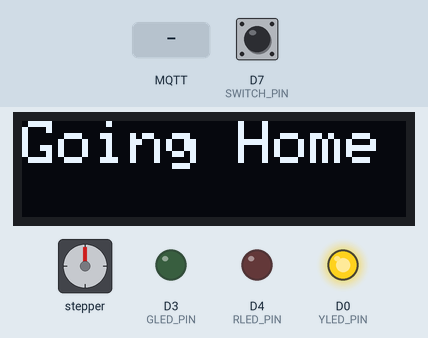
A sketch run on a simulated ESP8266 (NodeMCU). On the bench: 128×32 one-colour display, stepper motor, output pins drawn as LEDs (lit = HIGH). The test bench sets the inputs (shaded band); at power-on: D7 (SWITCH_PIN) HIGH. No MQTT or app messages arrive unless stated; stepper angles assume 200 steps per turn; what the sketch prints to the serial monitor is not drawn.

Above: at 8.0 s.
8.1 s: D7 (SWITCH_PIN) pulled LOW for 0.15 s
At 8.6 s:
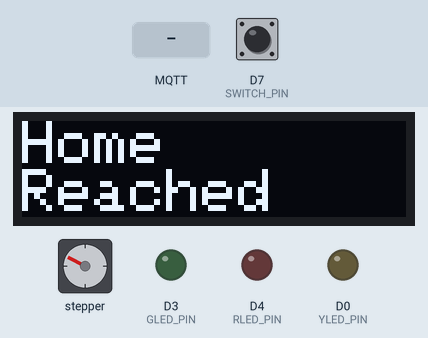
11.2 s: MQTT message "SetValue" arrives on the first subscribed topic
At 11.8 s:
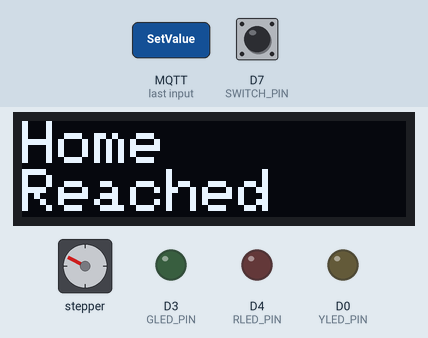
12.8 s: MQTT message "L" arrives on the first subscribed topic
At 14.1 s:
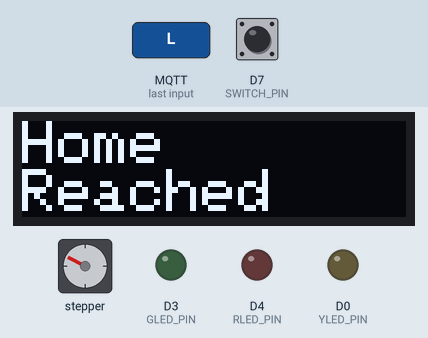
14.4 s: MQTT message "Z" arrives on the first subscribed topic
At 15.5 s:
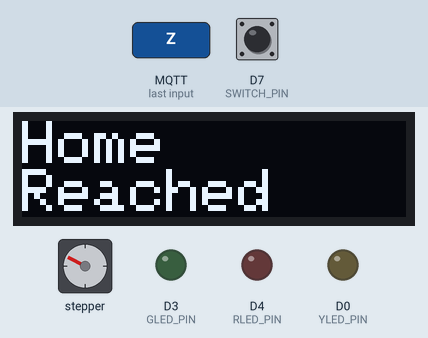
Timing chart, 0 to 17.0 s (numbered marks = the images above; inputs shaded):
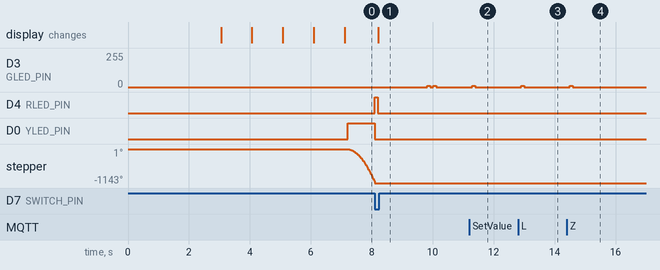

The sketch:

limenos_sortxpert.ino
```cpp
//////////////////////////////////////////////////////////////////////////////////////////////////////////////////////////////////////////////////////////////////
// RESEARCH DRIVEN PROJECT - RWTH - CONSTRUCTION ROBOTICS
//
// CREATORS: Görkem Can Ertemli, Gizem Erekinci Altan, Georgi Tsakov
//////////////////////////////////////////////////////////////////////////////////////////////////////////////////////////////////////////////////////////////////

//////////////////////////////////////////////////////////////////////////////////////////////////////////////////////////////////////////////////////////////////
//
// INCLUSIONS / LIBRARIES
//
//////////////////////////////////////////////////////////////////////////////////////////////////////////////////////////////////////////////////////////////////

#include <AccelStepper.h>
#include <ArduinoJson.h>
#include "EspMQTTClient.h"
#include <SPI.h>
#include <Wire.h>
#include <Adafruit_GFX.h>
#include <Adafruit_SSD1306.h>


//////////////////////////////////////////////////////////////////////////////////////////////////////////////////////////////////////////////////////////////////
//
// Wifi and MQTT Data
// Please Change according to your wifi setup
//////////////////////////////////////////////////////////////////////////////////////////////////////////////////////////////////////////////////////////////////

EspMQTTClient client(
  "Limenos",                      // Wifi Name
  "prototype",                    // Wifi Password
  "mqtt-dashboard.com",           // MQTT Broker server ip local / "127.0.0.1" for localhosting
  "rdp_rebardev",                 // Client name that uniquely identify your device
  1883                            // The MQTT port, default to 1883. this line can be omitted
);


//////////////////////////////////////////////////////////////////////////////////////////////////////////////////////////////////////////////////////////////////
//
// Defs
//
//////////////////////////////////////////////////////////////////////////////////////////////////////////////////////////////////////////////////////////////////

#define DIR_PIN D6                // DIR
#define STEP_PIN D5               // STEP
#define SWITCH_PIN D7             // Limit Switch

#define YLED_PIN D0               // Yellow LED
#define GLED_PIN D3               // Green LED
#define RLED_PIN D4               // RED LED

#define SCREEN_WIDTH 128          // OLED display width, in pixels
#define SCREEN_HEIGHT 32          // OLED display height, in pixels

// Declaration for an SSD1306 display connected to I2C (SDA, SCL pins)
// The pins for I2C are defined by the Wire-library.
// On an arduino UNO:       A4(SDA), A5(SCL)
// On an arduino MEGA 2560: 20(SDA), 21(SCL)
// On an arduino LEONARDO:   2(SDA),  3(SCL), ...

// On an NodeMCU:   D2(SDA),  D1(SCK), ...

#define OLED_RESET     -1         // Reset pin # (or -1 if sharing Arduino reset pin)
#define SCREEN_ADDRESS 0x3C       // < See datasheet for Address; 0x3D for 128x64, 0x3C for 128x32
Adafruit_SSD1306 display(SCREEN_WIDTH, SCREEN_HEIGHT, &Wire, OLED_RESET);

// Values
long int ACCL;                    // Acceleration
long int MAX_SPEED;               // Top speed
String value;
String command;


// Logo definition
// Here we are creating a bitmap of our logo to animate it on the screen
#define LOGO_HEIGHT   32
#define LOGO_WIDTH    128
const unsigned char logo_bmp[] = {
0xff, 0xff, 0xff, 0xff, 0xff, 0xff, 0xff, 0xff, 0xff, 0xff, 0xff, 0xff, 0xff, 0xff, 0xff, 0xff,
0xff, 0xff, 0xff, 0xff, 0xff, 0xff, 0xff, 0xff, 0xff, 0xff, 0xff, 0xff, 0xff, 0xff, 0xff, 0xff,
0xff, 0xff, 0xff, 0xff, 0xff, 0xff, 0xff, 0xff, 0xff, 0xff, 0xff, 0xff, 0xff, 0xff, 0xff, 0xff,
0xff, 0xff, 0xff, 0xff, 0xff, 0xff, 0xff, 0xff, 0xff, 0xff, 0xff, 0xff, 0xff, 0xff, 0xff, 0xff,
0xff, 0xff, 0xff, 0x8f, 0xff, 0xff, 0xff, 0xff, 0xff, 0xff, 0xff, 0xff, 0xff, 0xff, 0xff, 0xff,
0xff, 0xff, 0xff, 0x00, 0x7f, 0xff, 0xff, 0xff, 0xff, 0xff, 0xfc, 0x0f, 0xff, 0xff, 0xff, 0xff,
0xff, 0xff, 0xfe, 0x00, 0x03, 0xff, 0xff, 0xff, 0xff, 0xff, 0xf0, 0x00, 0x1f, 0xff, 0xff, 0xff,
0xff, 0xff, 0xfc, 0x00, 0x00, 0x7f, 0xf0, 0x00, 0x00, 0x3f, 0xf0, 0x00, 0x00, 0x7f, 0xff, 0xff,
0xff, 0xff, 0xfc, 0x00, 0x00, 0x3f, 0xf0, 0x00, 0x00, 0x3f, 0xf0, 0x00, 0x00, 0x1f, 0xff, 0xff,
0xff, 0xff, 0xfc, 0x00, 0x00, 0x3f, 0xf0, 0x00, 0x00, 0x3f, 0xe0, 0x00, 0x00, 0x1f, 0xff, 0xff,
0xff, 0xff, 0xfc, 0x00, 0x00, 0x3f, 0xf0, 0x00, 0x00, 0x3f, 0xc0, 0x00, 0x00, 0x1f, 0xff, 0xff,
0xff, 0xff, 0xfc, 0xe0, 0x07, 0x3f, 0xf1, 0xc0, 0x0e, 0x3f, 0xc0, 0x3f, 0xf8, 0x1f, 0xff, 0xff,
0xff, 0xff, 0xfc, 0xff, 0xff, 0x3f, 0xf1, 0xff, 0xfe, 0x3f, 0xc0, 0x7f, 0xfc, 0x1f, 0xff, 0xff,
0xff, 0xff, 0xfc, 0xff, 0xff, 0x3f, 0xf1, 0xff, 0xfe, 0x3f, 0xc1, 0xff, 0xfe, 0x1f, 0xff, 0xff,
0xff, 0xff, 0xfc, 0x01, 0x80, 0x3f, 0xf1, 0xff, 0xfe, 0x3f, 0xc3, 0xff, 0xff, 0x1f, 0xff, 0xff,
0xff, 0xff, 0xf0, 0x7d, 0xbe, 0x0f, 0xe1, 0x07, 0x82, 0x1f, 0xc3, 0x07, 0x83, 0x1f, 0xff, 0xff,
0xff, 0xff, 0xf4, 0x7c, 0x3e, 0x2f, 0xe9, 0xd7, 0xea, 0x5f, 0xc3, 0x6f, 0xb7, 0x1f, 0xff, 0xff,
0xff, 0xff, 0xf4, 0x7d, 0xbe, 0x2f, 0xe9, 0xc7, 0xe2, 0x5f, 0xc3, 0x0f, 0x87, 0x1f, 0xff, 0xff,
0xff, 0xff, 0xf8, 0x01, 0x80, 0x1f, 0xf1, 0xff, 0xfe, 0x3f, 0xc3, 0xff, 0xff, 0x1f, 0xff, 0xff,
0xff, 0xff, 0xfc, 0xf0, 0x07, 0x3f, 0xf9, 0xff, 0xfe, 0x7f, 0xc3, 0xff, 0xff, 0x1f, 0xff, 0xff,
0xff, 0xff, 0xfc, 0x00, 0x00, 0x3f, 0xf9, 0xe0, 0x1e, 0x7f, 0xc3, 0xf0, 0x3f, 0x0f, 0xff, 0xff,
0xff, 0xff, 0xfc, 0x07, 0xe0, 0x3f, 0xf9, 0xff, 0xfe, 0x7f, 0xc3, 0xff, 0xff, 0x0f, 0xff, 0xff,
0xff, 0xff, 0xfc, 0x00, 0x00, 0x3f, 0xf8, 0x00, 0x00, 0x7f, 0xc0, 0x00, 0x00, 0x0d, 0xff, 0xff,
0xff, 0xff, 0xfe, 0x00, 0x00, 0x7f, 0xff, 0xff, 0xff, 0xff, 0x43, 0xff, 0xff, 0x01, 0xff, 0xff,
0xff, 0xff, 0xfe, 0x00, 0x00, 0x7f, 0xff, 0xff, 0xff, 0xff, 0x03, 0xff, 0xff, 0x81, 0xff, 0xff,
0xff, 0xff, 0xfe, 0x00, 0x00, 0x7f, 0xff, 0xff, 0xff, 0xff, 0x03, 0xff, 0xff, 0x83, 0xff, 0xff,
0xff, 0xff, 0xff, 0xc0, 0x03, 0xff, 0xff, 0xff, 0xff, 0xff, 0x0f, 0xff, 0xff, 0xff, 0xff, 0xff,
0xff, 0xff, 0xff, 0xff, 0xff, 0xff, 0xff, 0xff, 0xff, 0xff, 0xff, 0xff, 0xff, 0xff, 0xff, 0xff,
0xff, 0xff, 0xff, 0xff, 0xff, 0xff, 0xff, 0xff, 0xff, 0xff, 0xff, 0xff, 0xff, 0xff, 0xff, 0xff,
0xff, 0xff, 0xff, 0xff, 0xff, 0xff, 0xff, 0xff, 0xff, 0xff, 0xff, 0xff, 0xff, 0xff, 0xff, 0xff,
0xff, 0xff, 0xff, 0xff, 0xff, 0xff, 0xff, 0xff, 0xff, 0xff, 0xff, 0xff, 0xff, 0xff, 0xff, 0xff,
0xff, 0xff, 0xff, 0xff, 0xff, 0xff, 0xff, 0xff, 0xff, 0xff, 0xff, 0xff, 0xff, 0xff, 0xff, 0xff
};

const unsigned char log_1[] = {
0xff, 0xff, 0xff, 0xff, 0xff, 0xff, 0xff, 0xff, 0xff, 0xff, 0xff, 0xff, 0xff, 0xff, 0xff, 0xff,
0xff, 0xff, 0xff, 0xff, 0xff, 0xff, 0xff, 0xff, 0xff, 0xff, 0xff, 0xff, 0xff, 0xff, 0xff, 0xff,
0xff, 0xff, 0xff, 0xff, 0xff, 0xff, 0xff, 0xff, 0xff, 0xff, 0xff, 0xff, 0xff, 0xff, 0xff, 0xff,
0xff, 0xff, 0xff, 0xff, 0xff, 0xff, 0xff, 0xff, 0xff, 0xff, 0xff, 0xff, 0xff, 0xff, 0xff, 0xff,
0xff, 0xff, 0xff, 0x8f, 0xff, 0xff, 0xff, 0xff, 0xff, 0xff, 0xff, 0xff, 0xff, 0xff, 0xff, 0xff,
0xff, 0xff, 0xff, 0x00, 0x7f, 0xff, 0xff, 0xff, 0xff, 0xff, 0xff, 0xff, 0xff, 0xff, 0xff, 0xff,
0xff, 0xff, 0xfe, 0x00, 0x03, 0xff, 0xff, 0xff, 0xff, 0xff, 0xff, 0xff, 0xff, 0xff, 0xff, 0xff,
0xff, 0xff, 0xfc, 0x00, 0x00, 0x7f, 0xff, 0xff, 0xff, 0xff, 0xff, 0xff, 0xff, 0xff, 0xff, 0xff,
0xff, 0xff, 0xfc, 0x00, 0x00, 0x3f, 0xff, 0xff, 0xff, 0xff, 0xff, 0xff, 0xff, 0xff, 0xff, 0xff,
0xff, 0xff, 0xfc, 0x00, 0x00, 0x3f, 0xff, 0xff, 0xff, 0xff, 0xff, 0xff, 0xff, 0xff, 0xff, 0xff,
0xff, 0xff, 0xfc, 0x00, 0x00, 0x3f, 0xff, 0xff, 0xff, 0xff, 0xff, 0xff, 0xff, 0xff, 0xff, 0xff,
0xff, 0xff, 0xfc, 0xe0, 0x07, 0x3f, 0xff, 0xff, 0xff, 0xff, 0xff, 0xff, 0xff, 0xff, 0xff, 0xff,
0xff, 0xff, 0xfc, 0xff, 0xff, 0x3f, 0xff, 0xff, 0xff, 0xff, 0xff, 0xff, 0xff, 0xff, 0xff, 0xff,
0xff, 0xff, 0xfc, 0xff, 0xff, 0x3f, 0xff, 0xff, 0xff, 0xff, 0xff, 0xff, 0xff, 0xff, 0xff, 0xff,
0xff, 0xff, 0xfc, 0x01, 0x80, 0x3f, 0xff, 0xff, 0xff, 0xff, 0xff, 0xff, 0xff, 0xff, 0xff, 0xff,
0xff, 0xff, 0xf0, 0x7d, 0xbe, 0x0f, 0xff, 0xff, 0xff, 0xff, 0xff, 0xff, 0xff, 0xff, 0xff, 0xff,
0xff, 0xff, 0xf4, 0x7c, 0x3e, 0x2f, 0xff, 0xff, 0xff, 0xff, 0xff, 0xff, 0xff, 0xff, 0xff, 0xff,
0xff, 0xff, 0xf4, 0x7d, 0xbe, 0x2f, 0xff, 0xff, 0xff, 0xff, 0xff, 0xff, 0xff, 0xff, 0xff, 0xff,
0xff, 0xff, 0xf8, 0x01, 0x80, 0x1f, 0xff, 0xff, 0xff, 0xff, 0xff, 0xff, 0xff, 0xff, 0xff, 0xff,
0xff, 0xff, 0xfc, 0xf0, 0x07, 0x3f, 0xff, 0xff, 0xff, 0xff, 0xff, 0xff, 0xff, 0xff, 0xff, 0xff,
0xff, 0xff, 0xfc, 0x00, 0x00, 0x3f, 0xff, 0xff, 0xff, 0xff, 0xff, 0xff, 0xff, 0xff, 0xff, 0xff,
0xff, 0xff, 0xfc, 0x07, 0xe0, 0x3f, 0xff, 0xff, 0xff, 0xff, 0xff, 0xff, 0xff, 0xff, 0xff, 0xff,
0xff, 0xff, 0xfc, 0x00, 0x00, 0x3f, 0xff, 0xff, 0xff, 0xff, 0xff, 0xff, 0xff, 0xff, 0xff, 0xff,
0xff, 0xff, 0xfe, 0x00, 0x00, 0x7f, 0xff, 0xff, 0xff, 0xff, 0xff, 0xff, 0xff, 0xff, 0xff, 0xff,
0xff, 0xff, 0xfe, 0x00, 0x00, 0x7f, 0xff, 0xff, 0xff, 0xff, 0xff, 0xff, 0xff, 0xff, 0xff, 0xff,
0xff, 0xff, 0xfe, 0x00, 0x00, 0x7f, 0xff, 0xff, 0xff, 0xff, 0xff, 0xff, 0xff, 0xff, 0xff, 0xff,
0xff, 0xff, 0xff, 0xc0, 0x03, 0xff, 0xff, 0xff, 0xff, 0xff, 0xff, 0xff, 0xff, 0xff, 0xff, 0xff,
0xff, 0xff, 0xff, 0xff, 0xff, 0xff, 0xff, 0xff, 0xff, 0xff, 0xff, 0xff, 0xff, 0xff, 0xff, 0xff,
0xff, 0xff, 0xff, 0xff, 0xff, 0xff, 0xff, 0xff, 0xff, 0xff, 0xff, 0xff, 0xff, 0xff, 0xff, 0xff,
0xff, 0xff, 0xff, 0xff, 0xff, 0xff, 0xff, 0xff, 0xff, 0xff, 0xff, 0xff, 0xff, 0xff, 0xff, 0xff,
0xff, 0xff, 0xff, 0xff, 0xff, 0xff, 0xff, 0xff, 0xff, 0xff, 0xff, 0xff, 0xff, 0xff, 0xff, 0xff,
0xff, 0xff, 0xff, 0xff, 0xff, 0xff, 0xff, 0xff, 0xff, 0xff, 0xff, 0xff, 0xff, 0xff, 0xff, 0xff
};

const unsigned char log_2[] = {
0xff, 0xff, 0xff, 0xff, 0xff, 0xff, 0xff, 0xff, 0xff, 0xff, 0xff, 0xff, 0xff, 0xff, 0xff, 0xff,
0xff, 0xff, 0xff, 0xff, 0xff, 0xff, 0xff, 0xff, 0xff, 0xff, 0xff, 0xff, 0xff, 0xff, 0xff, 0xff,
0xff, 0xff, 0xff, 0xff, 0xff, 0xff, 0xff, 0xff, 0xff, 0xff, 0xff, 0xff, 0xff, 0xff, 0xff, 0xff,
0xff, 0xff, 0xff, 0xff, 0xff, 0xff, 0xff, 0xff, 0xff, 0xff, 0xff, 0xff, 0xff, 0xff, 0xff, 0xff,
0xff, 0xff, 0xff, 0xff, 0xff, 0xff, 0xff, 0xff, 0xff, 0xff, 0xff, 0xff, 0xff, 0xff, 0xff, 0xff,
0xff, 0xff, 0xff, 0xff, 0xff, 0xff, 0xff, 0xff, 0xff, 0xff, 0xff, 0xff, 0xff, 0xff, 0xff, 0xff,
0xff, 0xff, 0xff, 0xff, 0xff, 0xff, 0xff, 0xff, 0xff, 0xff, 0xff, 0xff, 0xff, 0xff, 0xff, 0xff,
0xff, 0xff, 0xff, 0xff, 0xff, 0xff, 0xf0, 0x00, 0x00, 0x3f, 0xff, 0xff, 0xff, 0xff, 0xff, 0xff,
0xff, 0xff, 0xff, 0xff, 0xff, 0xff, 0xf0, 0x00, 0x00, 0x3f, 0xff, 0xff, 0xff, 0xff, 0xff, 0xff,
0xff, 0xff, 0xff, 0xff, 0xff, 0xff, 0xf0, 0x00, 0x00, 0x3f, 0xff, 0xff, 0xff, 0xff, 0xff, 0xff,
0xff, 0xff, 0xff, 0xff, 0xff, 0xff, 0xf0, 0x00, 0x00, 0x3f, 0xff, 0xff, 0xff, 0xff, 0xff, 0xff,
0xff, 0xff, 0xff, 0xff, 0xff, 0xff, 0xf1, 0xc0, 0x0e, 0x3f, 0xff, 0xff, 0xff, 0xff, 0xff, 0xff,
0xff, 0xff, 0xff, 0xff, 0xff, 0xff, 0xf1, 0xff, 0xfe, 0x3f, 0xff, 0xff, 0xff, 0xff, 0xff, 0xff,
0xff, 0xff, 0xff, 0xff, 0xff, 0xff, 0xf1, 0xff, 0xfe, 0x3f, 0xff, 0xff, 0xff, 0xff, 0xff, 0xff,
0xff, 0xff, 0xff, 0xff, 0xff, 0xff, 0xf1, 0xff, 0xfe, 0x3f, 0xff, 0xff, 0xff, 0xff, 0xff, 0xff,
0xff, 0xff, 0xff, 0xff, 0xff, 0xff, 0xe1, 0x07, 0x82, 0x1f, 0xff, 0xff, 0xff, 0xff, 0xff, 0xff,
0xff, 0xff, 0xff, 0xff, 0xff, 0xff, 0xe9, 0xd7, 0xea, 0x5f, 0xff, 0xff, 0xff, 0xff, 0xff, 0xff,
0xff, 0xff, 0xff, 0xff, 0xff, 0xff, 0xe9, 0xc7, 0xe2, 0x5f, 0xff, 0xff, 0xff, 0xff, 0xff, 0xff,
0xff, 0xff, 0xff, 0xff, 0xff, 0xff, 0xf1, 0xff, 0xfe, 0x3f, 0xff, 0xff, 0xff, 0xff, 0xff, 0xff,
0xff, 0xff, 0xff, 0xff, 0xff, 0xff, 0xf9, 0xff, 0xfe, 0x7f, 0xff, 0xff, 0xff, 0xff, 0xff, 0xff,
0xff, 0xff, 0xff, 0xff, 0xff, 0xff, 0xf9, 0xe0, 0x1e, 0x7f, 0xff, 0xff, 0xff, 0xff, 0xff, 0xff,
0xff, 0xff, 0xff, 0xff, 0xff, 0xff, 0xf9, 0xff, 0xfe, 0x7f, 0xff, 0xff, 0xff, 0xff, 0xff, 0xff,
0xff, 0xff, 0xff, 0xff, 0xff, 0xff, 0xf8, 0x00, 0x00, 0x7f, 0xff, 0xff, 0xff, 0xff, 0xff, 0xff,
0xff, 0xff, 0xff, 0xff, 0xff, 0xff, 0xff, 0xff, 0xff, 0xff, 0xff, 0xff, 0xff, 0xff, 0xff, 0xff,
0xff, 0xff, 0xff, 0xff, 0xff, 0xff, 0xff, 0xff, 0xff, 0xff, 0xff, 0xff, 0xff, 0xff, 0xff, 0xff,
0xff, 0xff, 0xff, 0xff, 0xff, 0xff, 0xff, 0xff, 0xff, 0xff, 0xff, 0xff, 0xff, 0xff, 0xff, 0xff,
0xff, 0xff, 0xff, 0xff, 0xff, 0xff, 0xff, 0xff, 0xff, 0xff, 0xff, 0xff, 0xff, 0xff, 0xff, 0xff,
0xff, 0xff, 0xff, 0xff, 0xff, 0xff, 0xff, 0xff, 0xff, 0xff, 0xff, 0xff, 0xff, 0xff, 0xff, 0xff,
0xff, 0xff, 0xff, 0xff, 0xff, 0xff, 0xff, 0xff, 0xff, 0xff, 0xff, 0xff, 0xff, 0xff, 0xff, 0xff,
0xff, 0xff, 0xff, 0xff, 0xff, 0xff, 0xff, 0xff, 0xff, 0xff, 0xff, 0xff, 0xff, 0xff, 0xff, 0xff,
0xff, 0xff, 0xff, 0xff, 0xff, 0xff, 0xff, 0xff, 0xff, 0xff, 0xff, 0xff, 0xff, 0xff, 0xff, 0xff,
0xff, 0xff, 0xff, 0xff, 0xff, 0xff, 0xff, 0xff, 0xff, 0xff, 0xff, 0xff, 0xff, 0xff, 0xff, 0xff
};

const unsigned char log_3[] = {
0xff, 0xff, 0xff, 0xff, 0xff, 0xff, 0xff, 0xff, 0xff, 0xff, 0xff, 0xff, 0xff, 0xff, 0xff, 0xff,
0xff, 0xff, 0xff, 0xff, 0xff, 0xff, 0xff, 0xff, 0xff, 0xff, 0xff, 0xff, 0xff, 0xff, 0xff, 0xff,
0xff, 0xff, 0xff, 0xff, 0xff, 0xff, 0xff, 0xff, 0xff, 0xff, 0xff, 0xff, 0xff, 0xff, 0xff, 0xff,
0xff, 0xff, 0xff, 0xff, 0xff, 0xff, 0xff, 0xff, 0xff, 0xff, 0xff, 0xff, 0xff, 0xff, 0xff, 0xff,
0xff, 0xff, 0xff, 0xff, 0xff, 0xff, 0xff, 0xff, 0xff, 0xff, 0xff, 0xff, 0xff, 0xff, 0xff, 0xff,
0xff, 0xff, 0xff, 0xff, 0xff, 0xff, 0xff, 0xff, 0xff, 0xff, 0xfc, 0x0f, 0xff, 0xff, 0xff, 0xff,
0xff, 0xff, 0xff, 0xff, 0xff, 0xff, 0xff, 0xff, 0xff, 0xff, 0xf0, 0x00, 0x1f, 0xff, 0xff, 0xff,
0xff, 0xff, 0xff, 0xff, 0xff, 0xff, 0xff, 0xff, 0xff, 0xff, 0xf0, 0x00, 0x00, 0x7f, 0xff, 0xff,
0xff, 0xff, 0xff, 0xff, 0xff, 0xff, 0xff, 0xff, 0xff, 0xff, 0xf0, 0x00, 0x00, 0x1f, 0xff, 0xff,
0xff, 0xff, 0xff, 0xff, 0xff, 0xff, 0xff, 0xff, 0xff, 0xff, 0xe0, 0x00, 0x00, 0x1f, 0xff, 0xff,
0xff, 0xff, 0xff, 0xff, 0xff, 0xff, 0xff, 0xff, 0xff, 0xff, 0xc0, 0x00, 0x00, 0x1f, 0xff, 0xff,
0xff, 0xff, 0xff, 0xff, 0xff, 0xff, 0xff, 0xff, 0xff, 0xff, 0xc0, 0x3f, 0xf8, 0x1f, 0xff, 0xff,
0xff, 0xff, 0xff, 0xff, 0xff, 0xff, 0xff, 0xff, 0xff, 0xff, 0xc0, 0x7f, 0xfc, 0x1f, 0xff, 0xff,
0xff, 0xff, 0xff, 0xff, 0xff, 0xff, 0xff, 0xff, 0xff, 0xff, 0xc1, 0xff, 0xfe, 0x1f, 0xff, 0xff,
0xff, 0xff, 0xff, 0xff, 0xff, 0xff, 0xff, 0xff, 0xff, 0xff, 0xc3, 0xff, 0xff, 0x1f, 0xff, 0xff,
0xff, 0xff, 0xff, 0xff, 0xff, 0xff, 0xff, 0xff, 0xff, 0xff, 0xc3, 0x07, 0x83, 0x1f, 0xff, 0xff,
0xff, 0xff, 0xff, 0xff, 0xff, 0xff, 0xff, 0xff, 0xff, 0xff, 0xc3, 0x6f, 0xb7, 0x1f, 0xff, 0xff,
0xff, 0xff, 0xff, 0xff, 0xff, 0xff, 0xff, 0xff, 0xff, 0xff, 0xc3, 0x0f, 0x87, 0x1f, 0xff, 0xff,
0xff, 0xff, 0xff, 0xff, 0xff, 0xff, 0xff, 0xff, 0xff, 0xff, 0xc3, 0xff, 0xff, 0x1f, 0xff, 0xff,
0xff, 0xff, 0xff, 0xff, 0xff, 0xff, 0xff, 0xff, 0xff, 0xff, 0xc3, 0xff, 0xff, 0x1f, 0xff, 0xff,
0xff, 0xff, 0xff, 0xff, 0xff, 0xff, 0xff, 0xff, 0xff, 0xff, 0xc3, 0xf0, 0x3f, 0x0f, 0xff, 0xff,
0xff, 0xff, 0xff, 0xff, 0xff, 0xff, 0xff, 0xff, 0xff, 0xff, 0xc3, 0xff, 0xff, 0x0f, 0xff, 0xff,
0xff, 0xff, 0xff, 0xff, 0xff, 0xff, 0xff, 0xff, 0xff, 0xff, 0xc0, 0x00, 0x00, 0x0d, 0xff, 0xff,
0xff, 0xff, 0xff, 0xff, 0xff, 0xff, 0xff, 0xff, 0xff, 0xff, 0x43, 0xff, 0xff, 0x01, 0xff, 0xff,
0xff, 0xff, 0xff, 0xff, 0xff, 0xff, 0xff, 0xff, 0xff, 0xff, 0x03, 0xff, 0xff, 0x81, 0xff, 0xff,
0xff, 0xff, 0xff, 0xff, 0xff, 0xff, 0xff, 0xff, 0xff, 0xff, 0x03, 0xff, 0xff, 0x83, 0xff, 0xff,
0xff, 0xff, 0xff, 0xff, 0xff, 0xff, 0xff, 0xff, 0xff, 0xff, 0x0f, 0xff, 0xff, 0xff, 0xff, 0xff,
0xff, 0xff, 0xff, 0xff, 0xff, 0xff, 0xff, 0xff, 0xff, 0xff, 0xff, 0xff, 0xff, 0xff, 0xff, 0xff,
0xff, 0xff, 0xff, 0xff, 0xff, 0xff, 0xff, 0xff, 0xff, 0xff, 0xff, 0xff, 0xff, 0xff, 0xff, 0xff,
0xff, 0xff, 0xff, 0xff, 0xff, 0xff, 0xff, 0xff, 0xff, 0xff, 0xff, 0xff, 0xff, 0xff, 0xff, 0xff,
0xff, 0xff, 0xff, 0xff, 0xff, 0xff, 0xff, 0xff, 0xff, 0xff, 0xff, 0xff, 0xff, 0xff, 0xff, 0xff,
0xff, 0xff, 0xff, 0xff, 0xff, 0xff, 0xff, 0xff, 0xff, 0xff, 0xff, 0xff, 0xff, 0xff, 0xff, 0xff
};


// Stepper motor initiation
// '1' means DRIVER option of Accelstepper is selected
AccelStepper stepper(1, STEP_PIN, DIR_PIN);


//////////////////////////////////////////////////////////////////////////////////////////////////////////////////////////////////////////////////////////////////
//
// FUNCTIONS / VOIDs
//
//////////////////////////////////////////////////////////////////////////////////////////////////////////////////////////////////////////////////////////////////

// SETUP FUNCTION
// Initiates at the start to set up the system
void setup()
{

  Serial.begin(9600);

  pinMode(YLED_PIN, OUTPUT);
  pinMode(GLED_PIN, OUTPUT);
  pinMode(RLED_PIN, OUTPUT);

  // SSD1306_SWITCHCAPVCC = generate display voltage from 3.3V internally
  if(!display.begin(SSD1306_SWITCHCAPVCC, SCREEN_ADDRESS)) {
    Serial.println(F("SSD1306 allocation failed"));
    for(;;);        // Don't proceed, loop forever
  }

  drawchar();       // Draw letters of the default font
  drawbitmap();     // Draw a the logo

  MAX_SPEED = (MAX_SPEED == 0) ? 1600 : MAX_SPEED;
  ACCL = (ACCL == 0) ? 1600 : ACCL;
  stepper.setMaxSpeed(MAX_SPEED);
  stepper.setAcceleration(ACCL);

  pinMode(SWITCH_PIN, INPUT_PULLUP);

  home();           // Send to home and determine the home location
}

// LOOP FUNCTION
// Connect to the MQTT and keep connected
void loop()
{
   client.loop();

}

// LOGO FUNCTION
// Animation of our logo
void drawbitmap(void) {
  display.clearDisplay();

  display.drawBitmap(
    (display.width()  - LOGO_WIDTH ) / 2,
    (display.height() - LOGO_HEIGHT) / 2,
    log_1, LOGO_WIDTH, LOGO_HEIGHT, 1);
  display.display();
  delay(1000);
  display.clearDisplay();

  display.drawBitmap(
    (display.width()  - LOGO_WIDTH ) / 2,
    (display.height() - LOGO_HEIGHT) / 2,
    log_2, LOGO_WIDTH, LOGO_HEIGHT, 1);
  display.display();
  delay(1000);
  display.clearDisplay();

  display.drawBitmap(
    (display.width()  - LOGO_WIDTH ) / 2,
    (display.height() - LOGO_HEIGHT) / 2,
    log_3, LOGO_WIDTH, LOGO_HEIGHT, 1);
  display.display();
  delay(1000);
  display.clearDisplay();

  display.drawBitmap(
    (display.width()  - LOGO_WIDTH ) / 2,
    (display.height() - LOGO_HEIGHT) / 2,
    logo_bmp, LOGO_WIDTH, LOGO_HEIGHT, 1);
  display.display();
  delay(1000);

}

// BOOTING FUNCTION
// Lettering for "Booting Up"
void drawchar(void) {
  display.clearDisplay();

  display.setTextSize(2);
  display.setTextColor(SSD1306_WHITE);        // Draw white text
  display.setCursor(0, 0);
  display.println(F("Booting"));
  display.print(F("Up..."));

  display.display();
  delay(3000);
}

// Shape FUNCTION
// Displaying what shape is being processed
void showshape(void) {
    display.clearDisplay();

    display.setTextSize(2);
    display.setTextColor(SSD1306_WHITE);
    display.setCursor(0, 0);
    display.println(value);
    display.print(F("Shape"));

    display.display();
    delay(4000);
}

//  HOME FUNCTION
//  Send the motor backwards for a long time or until it hits a limit switch, where it stops will be the new "0" point
void home()
{
  long int stepsToZero = 100;
  ACCL = 1600;
  MAX_SPEED = 1600;

  stepper.moveTo(-30000);

  display.clearDisplay();

  display.setTextSize(2);
  display.setTextColor(SSD1306_WHITE);        // Draw white text
  display.setCursor(0, 0);
  display.println(F("Going Home"));

  display.display();
  delay(100);

  while (stepper.distanceToGo() != 0)
  {
    stepper.run();
    digitalWrite(YLED_PIN, HIGH);
    // following if condition is executed if the limit switch is encountered
    if (!digitalRead(SWITCH_PIN))
    {
      digitalWrite(YLED_PIN, LOW);
      digitalWrite(RLED_PIN, HIGH);
      delay(100);
      digitalWrite(RLED_PIN, LOW);
      display.clearDisplay();

      display.setTextSize(2);
      display.setTextColor(SSD1306_WHITE);        // Draw white text
      display.setCursor(0, 0);
      display.println(F("Home"));
      display.println(F("Reached"));

      display.display();
      delay(100);

      stepper.setCurrentPosition(0); // sets new zero position for the motor
    }
    yield();
  }
}

// onConnectionEstablished FUNCTION
// Subscribe to topic and start recieving data from it
void onConnectionEstablished(){
  // subscribe to the device cmd input when a connection is established
  client.subscribe("rdp/cmd/rebar", onMessageReceived);

  analogWrite(GLED_PIN, 10);
  delay(100);
  analogWrite(GLED_PIN, LOW);
  delay(100);
  analogWrite(GLED_PIN, 10);
  delay(100);
  analogWrite(GLED_PIN, LOW);
}

// onMessageRecieved FUNCTION
// When a message recieved this function determines what to do with the data, in our case creates a simple sorting logic
void onMessageReceived(const String &payload)
{
    Serial.println(payload);

    analogWrite(GLED_PIN, LOW);
    delay(100);
    analogWrite(GLED_PIN, 10);
    delay(100);
    analogWrite(GLED_PIN, LOW);

    DynamicJsonDocument doc(200);
    deserializeJson(doc, payload); // deserialize incoming payload

    command = (String)doc["cmd"];
    value = (String)doc["value"];

    if (command == "SetValue")
    {
        digitalWrite(GLED_PIN, HIGH);

        Serial.print("The chosen rebar is:");
        Serial.println(value);
        client.publish("rdp/read", value);

        delay(100);
        digitalWrite(GLED_PIN, LOW);

    }

    if (value == "L")
    {
       showshape();
       stepper.moveTo(0);
       digitalWrite(YLED_PIN, HIGH);
       stepper.runToPosition();


    }
    else if (value == "Z")
    {
       showshape();
       stepper.moveTo(400);
       digitalWrite(YLED_PIN, HIGH);
       stepper.runToPosition();


    }
    else if (value == "U")
    {
       showshape();
       stepper.moveTo(800);
       digitalWrite(YLED_PIN, HIGH);
       stepper.runToPosition();


    }
    else if (value == "I")
    {
       showshape();
       stepper.moveTo(1200);
       digitalWrite(YLED_PIN, HIGH);
       stepper.runToPosition();

    }

  digitalWrite(YLED_PIN, LOW);
}
```

Measured:
- after the input at 8.1 s, D3 (GLED_PIN): alternates 10/255 for 0.10 s and 0/255 for 0.10 s, 4 changes in all, then stays 0/255, starting after 1.7 s; D4 (RLED_PIN): LOW → HIGH at once, → LOW 0.10 s later; D0 (YLED_PIN): HIGH → LOW at once; the display: changes after 0.11 s (image 1)
- after the input at 11.2 s, D3 (GLED_PIN): 0/255 → 10/255 after 0.10 s, → 0/255 0.10 s later
- after the input at 12.8 s, D3 (GLED_PIN): 0/255 → 10/255 after 0.10 s, → 0/255 0.10 s later
- after the input at 14.4 s, D3 (GLED_PIN): 0/255 → 10/255 after 0.10 s, → 0/255 0.10 s later
